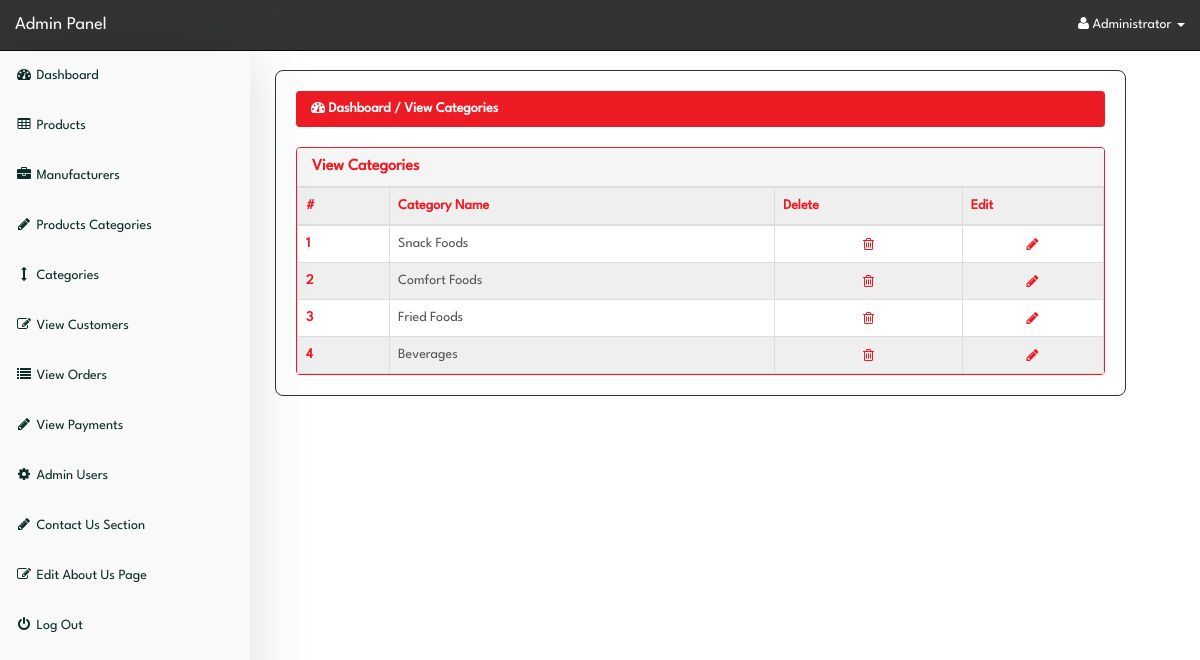
Screenshot of /admin/index.php?view_cats (signed in) with the database file from the repository.
### tables this page shows
CREATE TABLE `categories` (
  `cat_id` int(10) NOT NULL,
  `cat_title` text NOT NULL
);

### admin/view_cats.php (the view)
<?php
if(!isset($_SESSION['admin_email'])){
echo "<script>window.open('login.php','_self')</script>";
}
else {
?>
<div class="row">
  <div class="col-lg-12">
    <ol class="breadcrumb">
      <li class="active">
        <i class="fa fa-dashboard"></i> Dashboard / View Categories
      </li>
    </ol>
  </div>
</div>
<div class="row">
  <div class="col-lg-12">
    <div class="panel panel-default">
      <div class="panel-heading">
        <h3 class="panel-title">
           View Categories
        </h3>
      </div>
      <div class="panel-body">
        <div class="table-responsive">
          <table class="table table-bordered table-hover table-striped">
            <thead>
              <tr>
                <th>#</th>
                <th>Category Name</th>
                <th>Delete</th>
                <th>Edit</th>
              </tr>
            </thead>
            <tbody>
              <?php
$i=0;
$get_cats = "select * from categories";
$run_cats = mysqli_query($con,$get_cats);
while($row_cats = mysqli_fetch_array($run_cats)){
$cat_id = $row_cats['cat_id'];
$cat_title = $row_cats['cat_title'];
$i++;
?>
              <tr>
                <td><?php echo $i; ?></td>
                <td><?php echo $cat_title; ?></td>
                <td class="button delete">
                  <a href="index.php?delete_cat=<?php echo $cat_id; ?>">
                    <i class="fa fa-trash-o"></i>
                  </a>
                </td>
                <td class="button edit">
                  <a href="index.php?edit_cat=<?php echo $cat_id; ?>">
                    <i class="fa fa-pencil"></i>
                  </a>
                </td>
              </tr>
              <?php } ?>
            </tbody>
          </table>
        </div>
      </div>
    </div>
  </div>
</div>
<?php } ?>

### admin/index.php (shortened to what this page needs)
<?php
include("includes/db.php");
if(!isset($_SESSION['admin_email'])){
  echo "<script>window.open('login.php','_self')</script>";
} else {
  $admin_session = $_SESSION['admin_email'];
  $get_admin = "select * from admins  where admin_email='$admin_session'";
  $run_admin = mysqli_query($con,$get_admin);
  $row_admin = mysqli_fetch_array($run_admin);
  $admin_name = $row_admin['admin_name'];
?>
<!DOCTYPE html>
<html>
<head>
  <link href="css/bootstrap.min.css" rel="stylesheet">
  <link href="css/style.css" rel="stylesheet">
  <link href="font-awesome/css/font-awesome.min.css" rel="stylesheet">
</head>
<body>
  <div id="wrapper">
    <?php include("includes/sidebar.php");  ?>
    <div id="page-wrapper">
      <div class="container-fluid">
        <?php
          foreach ($pages as $param => $file) {
              if (isset($_GET[$param])) {
                  include($file);
                  break;
              }
          }
        ?>
      </div>
    </div>
  </div>
</body>
</html>
<?php } ?>

### admin/includes/sidebar.php (shortened to what this page needs)
<?php
if(!isset($_SESSION['admin_email'])){
echo "<script>window.open('login.php','_self')</script>";
}
else {
?>
<nav class="navbar navbar-inverse navbar-fixed-top">
  <div class="navbar-header">
    <a class="navbar-brand" href="index.php?dashboard">Admin Panel</a>
  </div>
  <ul class="nav navbar-right top-nav">
    <li class="dropdown">
      <a href="#" class="dropdown-toggle" data-toggle="dropdown">
        <i class="fa fa-user"></i>
        <?php echo $admin_name; ?> <b class="caret"></b>
      </a>
    </li>
  </ul>
  <div class="collapse navbar-collapse navbar-ex1-collapse">
    <ul class="nav navbar-nav side-nav">
      <li>
        <a href="index.php?dashboard">
          <i class="fa fa-fw fa-dashboard"></i> Dashboard
        </a>
      </li>
      <li>
        <a href="#" data-toggle="collapse" data-target="#products">
          <i class="fa fa-fw fa-table"></i> Products
        </a>
      </li>
      <li>
        <a href="#" data-toggle="collapse" data-target="#manufacturers">
          <i class="fa fa-fw fa-briefcase"></i> Manufacturers
        </a>
      </li>
      <li>
        <a href="#" data-toggle="collapse" data-target="#p_cat">
          <i class="fa fa-fw fa-pencil"></i> Products Categories
        </a>
      </li>
      <li>
        <a href="#" data-toggle="collapse" data-target="#cat">
          <i class="fa fa-fw fa-arrows-v"></i> Categories
        </a>
      </li>
      <li>
        <a href="index.php?view_customers">
          <i class="fa fa-fw fa-edit"></i> View Customers
        </a>
      </li>
      <li>
        <a href="index.php?view_orders">
          <i class="fa fa-fw fa-list"></i> View Orders
        </a>
      </li>
      <li>
        <a href="index.php?view_payments">
          <i class="fa fa-fw fa-pencil"></i> View Payments
        </a>
      </li>
      <li>
        <a href="#" data-toggle="collapse" data-target="#users">
          <i class="fa fa-fw fa-gear"></i> Admin Users
        </a>
      </li>
      <li>
        <a href="#" data-toggle="collapse" data-target="#contact_us">
          <i class="fa fa-fw fa-pencil"> </i> Contact Us Section
        </a>
      </li>
      <li>
        <a href="index.php?edit_about_us">
          <i class="fa fa-fw fa-edit"></i> Edit About Us Page
        </a>
      </li>
      <li>
        <a href="logout.php">
          <i class="fa fa-fw fa-power-off"></i> Log Out
        </a>
      </li>
    </ul>
  </div>
</nav>
<?php } ?>

### admin/css/style.css (style rules this page uses)
:root { --p-clr-100: #ed1b24; --p-clr-200: #ff4015; --p-clr-300: #0000d3; --p-clr-400: #ffb222; --p-clr-500: #0097d3; --p-clr-600: #00ad4e; --p-clr-700: #3a0080; --n-clr-100: #fefefe; --n-clr-200: #f9f9f9; --n-clr-300: #0a2e28; --n-clr-400: #012120; }
*, *::before, *::after { margin: 0; padding: 0; box-sizing: border-box; }
h1, h2, h3, h4, h5, h6 { font-weight: 600; }
body { font-family: 'LeagueSpartan-Regular', Helvetica, Arial, sans-serif; margin-top: 100px; }
@media (min-width: 768px) { body { margin-top: 50px; } }
#wrapper { padding-top: 1rem; padding-left: 255px; }
#page-wrapper { width: 90%; margin-top: 1rem; margin-left: 2rem; border-radius: 8px; border: 1px solid #333; }
#page-wrapper .container-fluid { padding: 0; margin: 0; width: 100%; padding: 2rem; }
.top-nav { padding: 0 15px; }
.top-nav > li { display: inline-block; float: left; }
.top-nav > li > a { padding-top: 15px; padding-bottom: 15px; line-height: 20px; color: var(--n-clr-100); }
.navbar-inverse .navbar-nav > li > a { color: var(--n-clr-300); }
.navbar { background-color: #333; }
.navbar .navbar-header a { color: white; }
.side-nav { position: fixed; top: 51px; width: 250px; border-radius: 0; overflow-y: auto; background-color: var(--n-clr-200); bottom: 0; overflow-x: hidden; padding-bottom: 40px; display: flex; align-items: center; justify-content: flex-start; flex-direction: column; box-shadow: 0 0 60px #0a2e2826; }
.side-nav > li, .side-nav > li > a { width: 100%; }
.row .col-lg-12 .panel { margin: 0; border: 0; }
.panel-body { border-radius: 5px; }
.container-fluid .row .col-lg-12 .breadcrumb { background-color: var(--p-clr-100); }
.container-fluid .row .col-lg-12 .breadcrumb li { color: var(--n-clr-100); font-weight: 600; }
.panel { border: 0; border: 1px solid var(--p-clr-100) !important; }
.panel-default .panel-title { color: #ed1b24; }
.panel-default .panel-body { padding: 0; }
.panel-body .table-responsive .table { margin: 0; }
.table { border-collapse: collapse; }
.table-responsive .table thead tr th, .table-responsive .table tbody tr td:nth-child(1) { color: var(--p-clr-100); font-weight: bold; }
.table-responsive .table thead tr, .table-responsive .table tbody tr:nth-child(even) { background-color: hsla(0, 0%, 20%, 0.075); }
.table-responsive .table tbody tr:nth-child(odd) { background: none; }
.table-responsive .table tbody tr { border: 0; border: 1px solid #333; color: #555; cursor: pointer; }
.table-responsive .table tbody tr td.button { padding: 0; height: 0; }
.table-responsive .table tbody tr td a { display: flex; align-items: center; justify-content: center; color: var(--p-clr-100); width: 100%; height: 100%; text-decoration: none; }

### rows the page displays
categories: cat_title "Snack Foods"
categories: cat_title "Comfort Foods"
categories: cat_title "Fried Foods"
categories: cat_title "Beverages"

### other values shown
$admin_name "Administrator"
